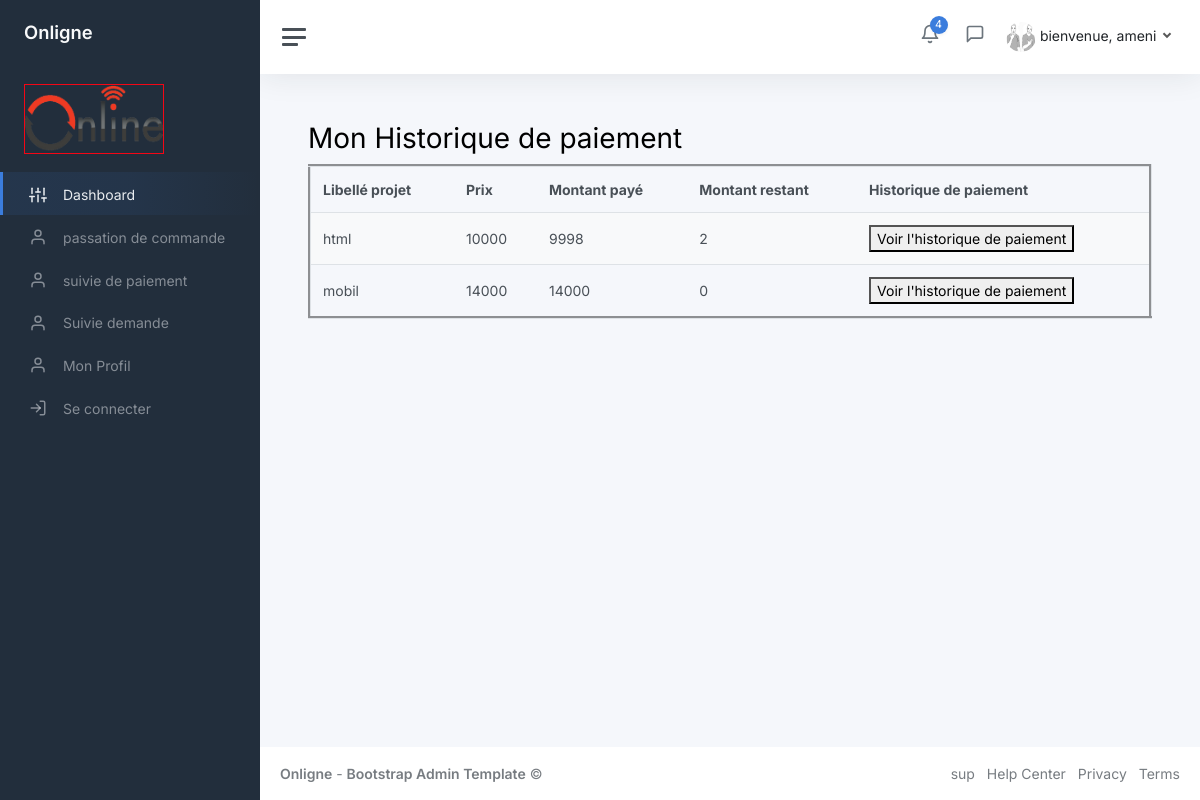
/espace_client/suivie_paiement.php (signed in), run on the app's committed database.
### tables this page shows
CREATE TABLE `client` (
  `id_client` int(11) NOT NULL,
  `nom` varchar(40) NOT NULL,
  `prenom` varchar(40) NOT NULL,
  `e-mail` varchar(40) NOT NULL,
  `telephone` int(11) NOT NULL,
  `adress` varchar(40) NOT NULL,
  `type_client` varchar(40) NOT NULL,
  `photo` varchar(300) NOT NULL,
  `mot_de_passe` varchar(40) NOT NULL,
  `etatc` varchar(100) NOT NULL
);

CREATE TABLE `demande` (
  `id_demande` int(11) NOT NULL,
  `date_creation` date NOT NULL,
  `date_d` date NOT NULL,
  `date_f` date NOT NULL,
  `etat` varchar(40) NOT NULL,
  `prix` int(11) NOT NULL,
  `descriptif` text NOT NULL,
  `cahier_charge` varchar(100) NOT NULL,
  `proposition_prix` varchar(100) NOT NULL,
  `id_client` int(11) NOT NULL,
  `id_projet` int(11) NOT NULL
);

CREATE TABLE `projet` (
  `id_projet` int(11) NOT NULL,
  `libelle` varchar(40) NOT NULL
);

### espace_client/continue_paiement.php (the view, shortened to what this page needs)
<link rel="stylesheet" href="https://code.jquery.com/ui/1.12.1/themes/base/jquery-ui.css">
<?php
include "db_connexion.php";
$query = "SELECT p.id_projet, p.libelle AS libelle_projet, d.prix
          FROM projet p
          INNER JOIN demande d ON p.id_projet = d.id_projet
          WHERE d.etat='client' AND d.id_client = ?";
$stmt = $conn->prepare($query);
$stmt->bind_param("i", $client_id);
$stmt->execute();
$result = $stmt->get_result();
?>
<main class="content">
<div class="pagetitle">
        <h1>Mon Historique de paiement</h1>
    </div>
  <div class="container-fluid p-0">
    <table class="table table-striped" border="3"  <?php if(isset($projet_id)&&$projet_id!="") {echo $projet_id;?>  style="display:none"<?php }?>>
      <thead>
        <tr>
          <th scope="col">Libellé projet</th>
          <th scope="col">Prix</th>
          <th scope="col">Montant payé</th>
          <th scope="col">Montant restant</th>
          <th scope="col">Historique de paiement</th>
        </tr>
      </thead>
      <tbody>
        <?php
        while ($row = mysqli_fetch_array($result)) {
          $projet_id = $row['id_projet'];
          $paiement_query = "SELECT SUM(tranche) AS montant_paye FROM paiement WHERE id_demande IN (SELECT id_demande FROM demande WHERE id_projet = ?)";
          $stmt_paiement = $conn->prepare($paiement_query);
          $stmt_paiement->bind_param("i", $projet_id);
          $stmt_paiement->execute();
          $paiement_result = $stmt_paiement->get_result();
          $paiement_row = mysqli_fetch_array($paiement_result);
          $montant_paye = $paiement_row['montant_paye'];
          $montant_restant = $row['prix'] - $montant_paye;
        ?>
          <tr>
            <td><?php echo $row['libelle_projet']; ?></td>
            <td><?php echo $row['prix']; ?></td>
            <td><?php echo $montant_paye; ?></td>
            <td><?php echo $montant_restant; ?></td>
            <td>
              <button class="icon-button" onclick="showPaymentHistory(<?php echo $projet_id; ?>)">Voir l'historique de paiement</button>
            </td>
          </tr>
        <?php } ?>
      </tbody>
    </table>
  </div>
</main>

### espace_client/header.php (shortened to what this page needs)
<nav class="navbar navbar-expand navbar-light navbar-bg">
				<a class="sidebar-toggle js-sidebar-toggle">
          <i class="hamburger align-self-center"></i>
        </a>
				<div class="navbar-collapse collapse">
					<ul class="navbar-nav navbar-align">
						<li class="nav-item dropdown">
							<a class="nav-icon dropdown-toggle" href="#" id="alertsDropdown" data-bs-toggle="dropdown">
        <div class="position-relative">
            <i class="align-middle" data-feather="bell"></i>
            <span class="indicator">
                <?php
                include "db_connexion.php";
                $id_client = $_SESSION['id_client'];
                $query = "SELECT COUNT(*) AS count FROM demande WHERE etat = 'encour'and id_client = $id_client";
                $result = $conn->query($query);
                if ($result->num_rows > 0) {
                    $row = $result->fetch_assoc();
                    echo $row['count'];
                } else {
                    echo '0';
                }
                ?>
            </span>
        </div>
    </a>
</li>
						<li class="nav-item dropdown">
							<a class="nav-icon dropdown-toggle" href="#" id="messagesDropdown" data-bs-toggle="dropdown">
								<div class="position-relative">
									<i class="align-middle" data-feather="message-square"></i>
								</div>
							</a>
						</li>
						<li class="nav-item dropdown">
							<a class="nav-link dropdown-toggle d-none d-sm-inline-block" href="#" data-bs-toggle="dropdown">
                <?php
         include "db_connexion.php";
         $id_client = $_SESSION['id_client'];
         $sql = "SELECT photo FROM client WHERE id_client = $id_client";
         $res = mysqli_query($conn, $sql);
         if (mysqli_num_rows($res) > 0) {
          $row = mysqli_fetch_assoc($res);
          $photo = $row['photo'];
          if (!empty($photo)) {
            echo '<img width="30px" height="30px" alt="Profile" src="espace_client/uploads/' . $photo . '" class="rounded-circle">';
          } else {
            echo '<img width="30px" height="30px" src="assets/img/img-profil.png" alt="Profile" class="rounded-circle">';
          }
        }
        ?> <span class="text-dark"><?php echo "bienvenue, " . $nomc;?></span>
              </a>
						</li>
					</ul>
				</div>
			</nav>

### data on the page
client: photo (picture)
demande: id_projet.libelle "html", prix "10000", montant_paye "9998", montant_restant "2"
demande: id_projet.libelle "mobil", prix "14000", montant_paye "14000", montant_restant "0"

### other printed values
$row['count'] "4"
$nomc "ameni"
